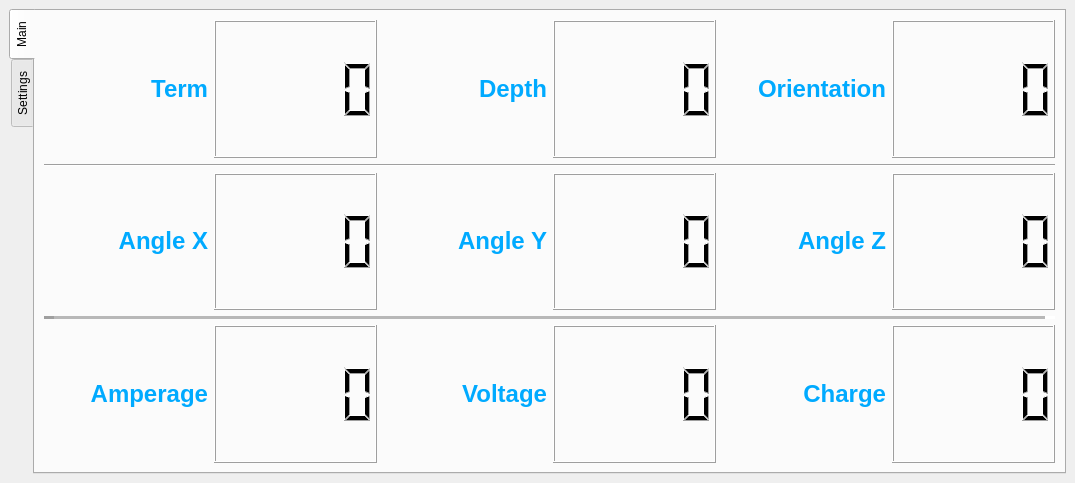
<?xml version="1.0" encoding="UTF-8"?>
<ui version="4.0">
 <class>UpperPCGUI</class>
 <widget class="QMainWindow" name="UpperPCGUI">
  <property name="geometry">
   <rect>
    <x>0</x>
    <y>0</y>
    <width>1075</width>
    <height>483</height>
   </rect>
  </property>
  <property name="minimumSize">
   <size>
    <width>900</width>
    <height>0</height>
   </size>
  </property>
  <property name="windowTitle">
   <string>UpperPCGUI</string>
  </property>
  <widget class="QWidget" name="centralwidget">
   <layout class="QGridLayout" name="gridLayout_3">
    <item row="0" column="1">
     <widget class="QTabWidget" name="tabWidget">
      <property name="minimumSize">
       <size>
        <width>0</width>
        <height>20</height>
       </size>
      </property>
      <property name="sizeIncrement">
       <size>
        <width>0</width>
        <height>20</height>
       </size>
      </property>
      <property name="toolTip">
       <string>&lt;span style=&quot; font-size:18pt; font-weight:600; color:#00aaff;&quot;&gt;</string>
      </property>
      <property name="styleSheet">
       <string notr="true">color=rgb(0, 170, 255)</string>
      </property>
      <property name="tabPosition">
       <enum>QTabWidget::West</enum>
      </property>
      <property name="currentIndex">
       <number>0</number>
      </property>
      <widget class="QWidget" name="Main">
       <attribute name="title">
        <string>Main</string>
       </attribute>
       <layout class="QGridLayout" name="gridLayout_2">
        <item row="6" column="0">
         <layout class="QHBoxLayout" name="horizontalLayout">
          <item>
           <widget class="QLabel" name="label_2">
            <property name="layoutDirection">
             <enum>Qt::LeftToRight</enum>
            </property>
            <property name="text">
             <string>&lt;html&gt;&lt;head/&gt;&lt;body&gt;&lt;p align=&quot;right&quot;&gt;&lt;span style=&quot; font-size:18pt; font-weight:600; color:#00aaff;&quot;&gt;Term&lt;/span&gt;&lt;/p&gt;&lt;/body&gt;&lt;/html&gt;</string>
            </property>
            <property name="textFormat">
             <enum>Qt::AutoText</enum>
            </property>
            <property name="scaledContents">
             <bool>false</bool>
            </property>
            <property name="alignment">
             <set>Qt::AlignRight|Qt::AlignTrailing|Qt::AlignVCenter</set>
            </property>
           </widget>
          </item>
          <item>
           <widget class="QLCDNumber" name="term_value"/>
          </item>
          <item>
           <widget class="QLabel" name="label">
            <property name="text">
             <string>&lt;html&gt;&lt;head/&gt;&lt;body&gt;&lt;p align=&quot;right&quot;&gt;&lt;span style=&quot; font-size:18pt; font-weight:600; color:#00aaff;&quot;&gt;Depth&lt;/span&gt;&lt;/p&gt;&lt;/body&gt;&lt;/html&gt;</string>
            </property>
            <property name="textFormat">
             <enum>Qt::RichText</enum>
            </property>
            <property name="alignment">
             <set>Qt::AlignRight|Qt::AlignTrailing|Qt::AlignVCenter</set>
            </property>
           </widget>
          </item>
          <item>
           <widget class="QLCDNumber" name="depth_value"/>
          </item>
          <item>
           <widget class="QLabel" name="label_3">
            <property name="text">
             <string>&lt;html&gt;&lt;head/&gt;&lt;body&gt;&lt;p align=&quot;right&quot;&gt;&lt;span style=&quot; font-size:18pt; font-weight:600; color:#00aaff;&quot;&gt;Orientation&lt;/span&gt;&lt;/p&gt;&lt;/body&gt;&lt;/html&gt;</string>
            </property>
            <property name="textFormat">
             <enum>Qt::RichText</enum>
            </property>
            <property name="alignment">
             <set>Qt::AlignRight|Qt::AlignTrailing|Qt::AlignVCenter</set>
            </property>
            <property name="wordWrap">
             <bool>false</bool>
            </property>
            <property name="margin">
             <number>1</number>
            </property>
           </widget>
          </item>
          <item>
           <widget class="QLCDNumber" name="orientation_value"/>
          </item>
         </layout>
        </item>
        <item row="8" column="0">
         <layout class="QHBoxLayout" name="horizontalLayout_3">
          <item>
           <widget class="QLabel" name="label_4">
            <property name="text">
             <string>&lt;html&gt;&lt;head/&gt;&lt;body&gt;&lt;p align=&quot;right&quot;&gt;&lt;span style=&quot; font-size:18pt; font-weight:600; color:#00aaff;&quot;&gt;Angle X&lt;/span&gt;&lt;/p&gt;&lt;/body&gt;&lt;/html&gt;</string>
            </property>
           </widget>
          </item>
          <item>
           <widget class="QLCDNumber" name="angle_x_value"/>
          </item>
          <item>
           <widget class="QLabel" name="label_5">
            <property name="text">
             <string>&lt;html&gt;&lt;head/&gt;&lt;body&gt;&lt;p align=&quot;right&quot;&gt;&lt;span style=&quot; font-size:18pt; font-weight:600; color:#00aaff;&quot;&gt;Angle Y&lt;/span&gt;&lt;/p&gt;&lt;/body&gt;&lt;/html&gt;</string>
            </property>
           </widget>
          </item>
          <item>
           <widget class="QLCDNumber" name="angle_y_value"/>
          </item>
          <item>
           <widget class="QLabel" name="label_7">
            <property name="text">
             <string>&lt;html&gt;&lt;head/&gt;&lt;body&gt;&lt;p align=&quot;right&quot;&gt;&lt;span style=&quot; font-size:18pt; font-weight:600; color:#00aaff;&quot;&gt;Angle Z&lt;/span&gt;&lt;/p&gt;&lt;/body&gt;&lt;/html&gt;</string>
            </property>
           </widget>
          </item>
          <item>
           <widget class="QLCDNumber" name="angle_z_value"/>
          </item>
         </layout>
        </item>
        <item row="9" column="0">
         <widget class="Line" name="line_2">
          <property name="sizePolicy">
           <sizepolicy hsizetype="Minimum" vsizetype="Fixed">
            <horstretch>0</horstretch>
            <verstretch>10</verstretch>
           </sizepolicy>
          </property>
          <property name="styleSheet">
           <string notr="true">color:rgb(0, 170, 255)</string>
          </property>
          <property name="lineWidth">
           <number>10</number>
          </property>
          <property name="midLineWidth">
           <number>10</number>
          </property>
          <property name="orientation">
           <enum>Qt::Horizontal</enum>
          </property>
         </widget>
        </item>
        <item row="10" column="0">
         <layout class="QHBoxLayout" name="horizontalLayout_2">
          <item>
           <widget class="QLabel" name="label_8">
            <property name="text">
             <string>&lt;html&gt;&lt;head/&gt;&lt;body&gt;&lt;p align=&quot;right&quot;&gt;&lt;span style=&quot; font-size:18pt; font-weight:600; color:#00aaff;&quot;&gt;Amperage&lt;/span&gt;&lt;/p&gt;&lt;/body&gt;&lt;/html&gt;</string>
            </property>
           </widget>
          </item>
          <item>
           <widget class="QLCDNumber" name="amperage_value"/>
          </item>
          <item>
           <widget class="QLabel" name="label_9">
            <property name="text">
             <string>&lt;html&gt;&lt;head/&gt;&lt;body&gt;&lt;p align=&quot;right&quot;&gt;&lt;span style=&quot; font-size:18pt; font-weight:600; color:#00aaff;&quot;&gt;Voltage&lt;/span&gt;&lt;/p&gt;&lt;/body&gt;&lt;/html&gt;</string>
            </property>
           </widget>
          </item>
          <item>
           <widget class="QLCDNumber" name="voltage_value"/>
          </item>
          <item>
           <widget class="QLabel" name="label_10">
            <property name="text">
             <string>&lt;html&gt;&lt;head/&gt;&lt;body&gt;&lt;p align=&quot;right&quot;&gt;&lt;span style=&quot; font-size:18pt; font-weight:600; color:#00aaff;&quot;&gt;Сharge&lt;/span&gt;&lt;/p&gt;&lt;/body&gt;&lt;/html&gt;</string>
            </property>
           </widget>
          </item>
          <item>
           <widget class="QLCDNumber" name="charge_value"/>
          </item>
         </layout>
        </item>
        <item row="7" column="0">
         <widget class="Line" name="line">
          <property name="enabled">
           <bool>true</bool>
          </property>
          <property name="minimumSize">
           <size>
            <width>0</width>
            <height>0</height>
           </size>
          </property>
          <property name="sizeIncrement">
           <size>
            <width>0</width>
            <height>0</height>
           </size>
          </property>
          <property name="baseSize">
           <size>
            <width>0</width>
            <height>0</height>
           </size>
          </property>
          <property name="font">
           <font>
            <pointsize>20</pointsize>
            <weight>75</weight>
            <italic>true</italic>
            <bold>true</bold>
           </font>
          </property>
          <property name="styleSheet">
           <string notr="true">color:rgb(0, 170, 255)</string>
          </property>
          <property name="frameShadow">
           <enum>QFrame::Sunken</enum>
          </property>
          <property name="orientation">
           <enum>Qt::Horizontal</enum>
          </property>
         </widget>
        </item>
       </layout>
      </widget>
      <widget class="QWidget" name="tab_3">
       <attribute name="title">
        <string>Settings</string>
       </attribute>
       <layout class="QGridLayout" name="gridLayout">
        <item row="9" column="0">
         <layout class="QHBoxLayout" name="horizontalLayout_11">
          <item>
           <widget class="QPushButton" name="pushButton_2">
            <property name="text">
             <string>Connect</string>
            </property>
           </widget>
          </item>
          <item>
           <widget class="QPushButton" name="pushButton_3">
            <property name="text">
             <string>Disconnect</string>
            </property>
           </widget>
          </item>
         </layout>
        </item>
        <item row="2" column="0">
         <layout class="QHBoxLayout" name="horizontalLayout_7">
          <item>
           <widget class="QLabel" name="label_11">
            <property name="text">
             <string>&lt;html&gt;&lt;head/&gt;&lt;body&gt;&lt;p align=&quot;right&quot;&gt;&lt;span style=&quot; font-size:12pt; font-weight:600; color:#00aaff;&quot;&gt;Camera Up</string>
            </property>
           </widget>
          </item>
          <item>
           <widget class="QComboBox" name="camera_up_value">
            <item>
             <property name="text">
              <string>Circle</string>
             </property>
            </item>
            <item>
             <property name="text">
              <string>Square</string>
             </property>
            </item>
            <item>
             <property name="text">
              <string>Triangle</string>
             </property>
            </item>
            <item>
             <property name="text">
              <string>Share</string>
             </property>
            </item>
            <item>
             <property name="text">
              <string>L1</string>
             </property>
            </item>
            <item>
             <property name="text">
              <string>L2</string>
             </property>
            </item>
            <item>
             <property name="text">
              <string>R1</string>
             </property>
            </item>
            <item>
             <property name="text">
              <string>R2</string>
             </property>
            </item>
           </widget>
          </item>
          <item>
           <widget class="QLabel" name="label_12">
            <property name="text">
             <string>&lt;html&gt;&lt;head/&gt;&lt;body&gt;&lt;p align=&quot;right&quot;&gt;&lt;span style=&quot; font-size:12pt; font-weight:600; color:#00aaff;&quot;&gt;Camera Down</string>
            </property>
           </widget>
          </item>
          <item>
           <widget class="QComboBox" name="camera_dowm_value">
            <item>
             <property name="text">
              <string>Circle</string>
             </property>
            </item>
            <item>
             <property name="text">
              <string>Square</string>
             </property>
            </item>
            <item>
             <property name="text">
              <string>Triangle</string>
             </property>
            </item>
            <item>
             <property name="text">
              <string>Share</string>
             </property>
            </item>
            <item>
             <property name="text">
              <string>L!</string>
             </property>
            </item>
            <item>
             <property name="text">
              <string>L2</string>
             </property>
            </item>
            <item>
             <property name="text">
              <string>R1</string>
             </property>
            </item>
            <item>
             <property name="text">
              <string>R2</string>
             </property>
            </item>
           </widget>
          </item>
         </layout>
        </item>
        <item row="6" column="0">
         <layout class="QHBoxLayout" name="horizontalLayout_8">
          <item>
           <widget class="QLabel" name="host">
            <property name="text">
             <string>&lt;html&gt;&lt;head/&gt;&lt;body&gt;&lt;p align=&quot;right&quot;&gt;&lt;span style=&quot; font-size:12pt; font-weight:600; color:#00aaff;&quot;&gt;HOST&lt;/span&gt;&lt;/p&gt;&lt;/body&gt;&lt;/html&gt;</string>
            </property>
           </widget>
          </item>
          <item>
           <widget class="QLineEdit" name="HOST_Edit">
            <property name="text">
             <string>127.0.0.1</string>
            </property>
           </widget>
          </item>
          <item>
           <widget class="QLabel" name="port">
            <property name="text">
             <string>&lt;html&gt;&lt;head/&gt;&lt;body&gt;&lt;p align=&quot;right&quot;&gt;&lt;span style=&quot; font-size:12pt; font-weight:600; color:#00aaff;&quot;&gt;PORT&lt;/span&gt;&lt;/p&gt;&lt;/body&gt;&lt;/html&gt;</string>
            </property>
           </widget>
          </item>
          <item>
           <widget class="QLineEdit" name="PORT_Edit">
            <property name="text">
             <string>3000</string>
            </property>
           </widget>
          </item>
         </layout>
        </item>
        <item row="1" column="0">
         <layout class="QHBoxLayout" name="horizontalLayout_6">
          <item>
           <widget class="QLabel" name="lJoistikLY">
            <property name="text">
             <string>&lt;html&gt;&lt;head/&gt;&lt;body&gt;&lt;p align=&quot;right&quot;&gt;&lt;span style=&quot; font-size:12pt; font-weight:600; color:#00aaff;&quot;&gt;Left \ Right&lt;/span&gt;&lt;/p&gt;&lt;/body&gt;&lt;/html&gt;</string>
            </property>
            <property name="textFormat">
             <enum>Qt::RichText</enum>
            </property>
           </widget>
          </item>
          <item>
           <widget class="QComboBox" name="comboBox_2">
            <item>
             <property name="text">
              <string>lx</string>
             </property>
            </item>
            <item>
             <property name="text">
              <string>ly</string>
             </property>
            </item>
            <item>
             <property name="text">
              <string>rx</string>
             </property>
            </item>
            <item>
             <property name="text">
              <string>ry</string>
             </property>
            </item>
           </widget>
          </item>
          <item>
           <widget class="QDoubleSpinBox" name="joistik_ly_value">
            <property name="minimum">
             <double>-1.000000000000000</double>
            </property>
            <property name="maximum">
             <double>1.000000000000000</double>
            </property>
            <property name="singleStep">
             <double>0.050000000000000</double>
            </property>
            <property name="value">
             <double>1.000000000000000</double>
            </property>
           </widget>
          </item>
          <item>
           <widget class="QLabel" name="JoistikRY">
            <property name="text">
             <string>&lt;html&gt;&lt;head/&gt;&lt;body&gt;&lt;p align=&quot;right&quot;&gt;&lt;span style=&quot; font-size:12pt; font-weight:600; color:#00aaff;&quot;&gt;Turn left \ Turn righ&lt;/span&gt;&lt;/p&gt;&lt;/body&gt;&lt;/html&gt;</string>
            </property>
           </widget>
          </item>
          <item>
           <widget class="QComboBox" name="comboBox_4">
            <item>
             <property name="text">
              <string>lx</string>
             </property>
            </item>
            <item>
             <property name="text">
              <string>ly</string>
             </property>
            </item>
            <item>
             <property name="text">
              <string>rx</string>
             </property>
            </item>
            <item>
             <property name="text">
              <string>ry</string>
             </property>
            </item>
           </widget>
          </item>
          <item>
           <widget class="QDoubleSpinBox" name="joistik_ry_value">
            <property name="minimum">
             <double>-1.000000000000000</double>
            </property>
            <property name="maximum">
             <double>1.000000000000000</double>
            </property>
            <property name="singleStep">
             <double>0.050000000000000</double>
            </property>
            <property name="value">
             <double>1.000000000000000</double>
            </property>
           </widget>
          </item>
         </layout>
        </item>
        <item row="0" column="0">
         <layout class="QHBoxLayout" name="horizontalLayout_5">
          <item>
           <widget class="QLabel" name="label_6">
            <property name="text">
             <string>&lt;html&gt;&lt;head/&gt;&lt;body&gt;&lt;p align=&quot;right&quot;&gt;&lt;span style=&quot; font-size:12pt; font-weight:600; color:#00aaff;&quot;&gt;Forward \ Back&lt;/span&gt;&lt;/p&gt;&lt;/body&gt;&lt;/html&gt;</string>
            </property>
            <property name="textFormat">
             <enum>Qt::RichText</enum>
            </property>
           </widget>
          </item>
          <item>
           <widget class="QComboBox" name="comboBox">
            <property name="placeholderText">
             <string/>
            </property>
            <item>
             <property name="text">
              <string>lx</string>
             </property>
            </item>
            <item>
             <property name="text">
              <string>ly</string>
             </property>
            </item>
            <item>
             <property name="text">
              <string>rx</string>
             </property>
            </item>
            <item>
             <property name="text">
              <string>ry</string>
             </property>
            </item>
           </widget>
          </item>
          <item>
           <widget class="QDoubleSpinBox" name="joistik_lx_value">
            <property name="minimum">
             <double>-1.000000000000000</double>
            </property>
            <property name="maximum">
             <double>1.000000000000000</double>
            </property>
            <property name="singleStep">
             <double>0.050000000000000</double>
            </property>
            <property name="value">
             <double>1.000000000000000</double>
            </property>
           </widget>
          </item>
          <item>
           <widget class="QLabel" name="JoistikRX">
            <property name="text">
             <string>&lt;html&gt;&lt;head/&gt;&lt;body&gt;&lt;p align=&quot;right&quot;&gt;&lt;span style=&quot; font-size:12pt; font-weight:600; color:#00aaff;&quot;&gt;Up \ Down&lt;/span&gt;&lt;/p&gt;&lt;/body&gt;&lt;/html&gt;</string>
            </property>
            <property name="textFormat">
             <enum>Qt::RichText</enum>
            </property>
           </widget>
          </item>
          <item>
           <widget class="QComboBox" name="comboBox_3">
            <item>
             <property name="text">
              <string>lx</string>
             </property>
            </item>
            <item>
             <property name="text">
              <string>ly</string>
             </property>
            </item>
            <item>
             <property name="text">
              <string>rx</string>
             </property>
            </item>
            <item>
             <property name="text">
              <string>ry</string>
             </property>
            </item>
           </widget>
          </item>
          <item>
           <widget class="QDoubleSpinBox" name="joistik_rx_value">
            <property name="minimum">
             <double>-1.000000000000000</double>
            </property>
            <property name="maximum">
             <double>1.000000000000000</double>
            </property>
            <property name="singleStep">
             <double>0.050000000000000</double>
            </property>
            <property name="value">
             <double>1.000000000000000</double>
            </property>
           </widget>
          </item>
         </layout>
        </item>
        <item row="4" column="0">
         <layout class="QHBoxLayout" name="horizontalLayout_10">
          <item>
           <widget class="QLabel" name="label_15">
            <property name="text">
             <string>&lt;html&gt;&lt;head/&gt;&lt;body&gt;&lt;p align=&quot;right&quot;&gt;&lt;span style=&quot; font-size:12pt; font-weight:600; color:#00aaff;&quot;&gt;Led On</string>
            </property>
           </widget>
          </item>
          <item>
           <widget class="QComboBox" name="comboBox_9">
            <item>
             <property name="text">
              <string>Circle</string>
             </property>
            </item>
            <item>
             <property name="text">
              <string>Square</string>
             </property>
            </item>
            <item>
             <property name="text">
              <string>Triangle</string>
             </property>
            </item>
            <item>
             <property name="text">
              <string>Share</string>
             </property>
            </item>
            <item>
             <property name="text">
              <string>L1</string>
             </property>
            </item>
            <item>
             <property name="text">
              <string>L2</string>
             </property>
            </item>
            <item>
             <property name="text">
              <string>R1</string>
             </property>
            </item>
            <item>
             <property name="text">
              <string>R2</string>
             </property>
            </item>
           </widget>
          </item>
          <item>
           <widget class="QLabel" name="label_16">
            <property name="text">
             <string>&lt;html&gt;&lt;head/&gt;&lt;body&gt;&lt;p align=&quot;right&quot;&gt;&lt;span style=&quot; font-size:12pt; font-weight:600; color:#00aaff;&quot;&gt;Led Off</string>
            </property>
           </widget>
          </item>
          <item>
           <widget class="QComboBox" name="comboBox_10">
            <item>
             <property name="text">
              <string>Circle</string>
             </property>
            </item>
            <item>
             <property name="text">
              <string>Square </string>
             </property>
            </item>
            <item>
             <property name="text">
              <string>Triangle</string>
             </property>
            </item>
            <item>
             <property name="text">
              <string>Share</string>
             </property>
            </item>
            <item>
             <property name="text">
              <string>L1</string>
             </property>
            </item>
            <item>
             <property name="text">
              <string>L2</string>
             </property>
            </item>
            <item>
             <property name="text">
              <string>R1</string>
             </property>
            </item>
            <item>
             <property name="text">
              <string>R2</string>
             </property>
            </item>
           </widget>
          </item>
         </layout>
        </item>
        <item row="3" column="0">
         <layout class="QHBoxLayout" name="horizontalLayout_9">
          <item>
           <widget class="QLabel" name="label_13">
            <property name="text">
             <string>&lt;html&gt;&lt;head/&gt;&lt;body&gt;&lt;p align=&quot;right&quot;&gt;&lt;span style=&quot; font-size:12pt; font-weight:600; color:#00aaff;&quot;&gt;Arm Up</string>
            </property>
           </widget>
          </item>
          <item>
           <widget class="QComboBox" name="comboBox_7">
            <item>
             <property name="text">
              <string>Circle</string>
             </property>
            </item>
            <item>
             <property name="text">
              <string>Square</string>
             </property>
            </item>
            <item>
             <property name="text">
              <string>Triangle</string>
             </property>
            </item>
            <item>
             <property name="text">
              <string>Share</string>
             </property>
            </item>
            <item>
             <property name="text">
              <string>L1</string>
             </property>
            </item>
            <item>
             <property name="text">
              <string>L2</string>
             </property>
            </item>
            <item>
             <property name="text">
              <string>R1</string>
             </property>
            </item>
            <item>
             <property name="text">
              <string>R2</string>
             </property>
            </item>
           </widget>
          </item>
          <item>
           <widget class="QLabel" name="label_14">
            <property name="text">
             <string>&lt;html&gt;&lt;head/&gt;&lt;body&gt;&lt;p align=&quot;right&quot;&gt;&lt;span style=&quot; font-size:12pt; font-weight:600; color:#00aaff;&quot;&gt;Arm Down</string>
            </property>
           </widget>
          </item>
          <item>
           <widget class="QComboBox" name="comboBox_8">
            <item>
             <property name="text">
              <string>Circle</string>
             </property>
            </item>
            <item>
             <property name="text">
              <string>Square</string>
             </property>
            </item>
            <item>
             <property name="text">
              <string>Triangle</string>
             </property>
            </item>
            <item>
             <property name="text">
              <string>Share</string>
             </property>
            </item>
            <item>
             <property name="text">
              <string>L1</string>
             </property>
            </item>
            <item>
             <property name="text">
              <string>L2</string>
             </property>
            </item>
            <item>
             <property name="text">
              <string>R1</string>
             </property>
            </item>
            <item>
             <property name="text">
              <string>R2</string>
             </property>
            </item>
           </widget>
          </item>
         </layout>
        </item>
        <item row="5" column="0">
         <layout class="QHBoxLayout" name="horizontalLayout_12">
          <item>
           <widget class="QPushButton" name="pushButton">
            <property name="text">
             <string>Read</string>
            </property>
           </widget>
          </item>
          <item>
           <widget class="QPushButton" name="pushButton_4">
            <property name="text">
             <string>Save</string>
            </property>
           </widget>
          </item>
         </layout>
        </item>
       </layout>
      </widget>
     </widget>
    </item>
   </layout>
  </widget>
 </widget>
 <resources/>
 <connections/>
</ui>
